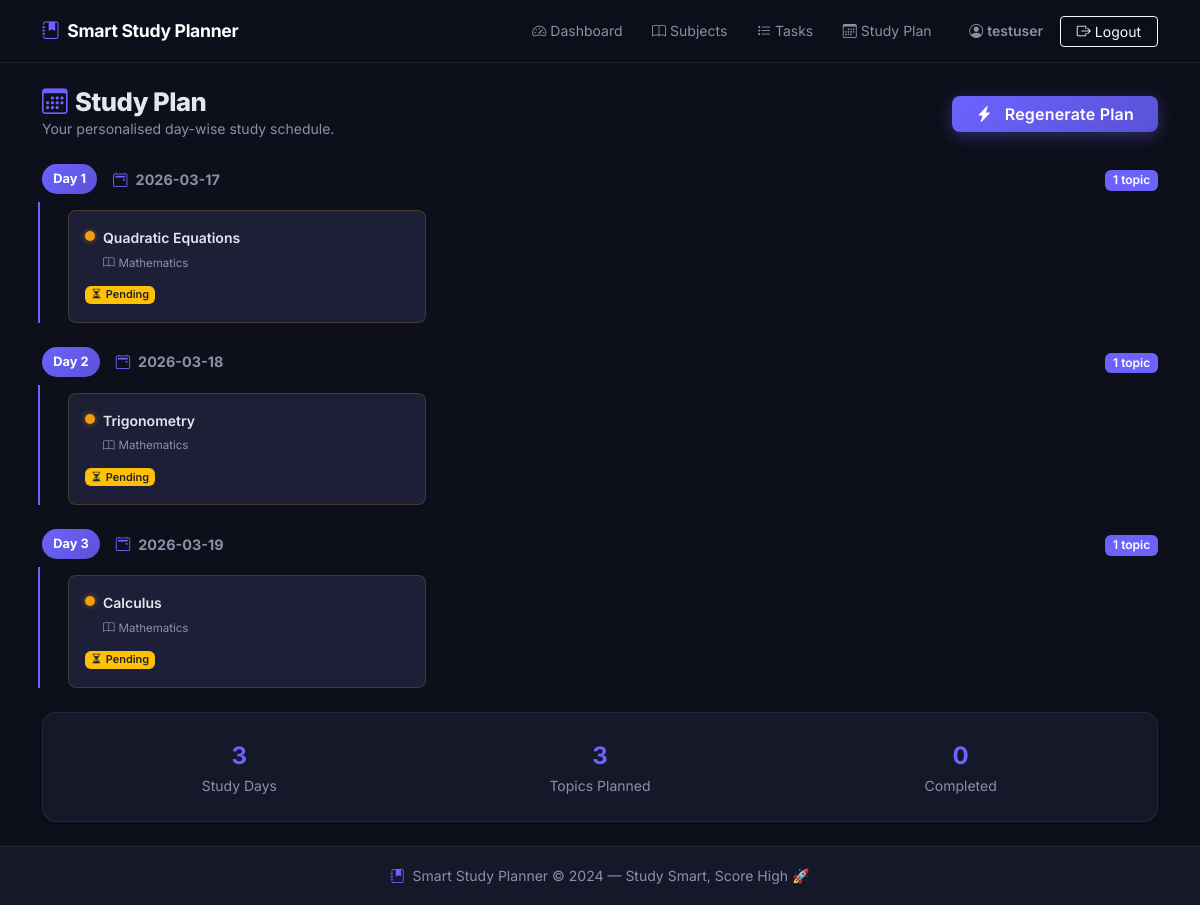
The app's page /plan (signed in) with its own data.
### tables this page shows
CREATE TABLE study_plan (
            id      INTEGER PRIMARY KEY AUTOINCREMENT,
            user_id INTEGER NOT NULL,
            date    TEXT    NOT NULL,
            task_id INTEGER NOT NULL,
            FOREIGN KEY (user_id) REFERENCES users(id) ON DELETE CASCADE,
            FOREIGN KEY (task_id) REFERENCES tasks(id)  ON DELETE CASCADE
        );

CREATE TABLE tasks (
            id         INTEGER PRIMARY KEY AUTOINCREMENT,
            subject_id INTEGER NOT NULL,
            topic_name TEXT    NOT NULL,
            status     TEXT    NOT NULL DEFAULT 'Pending',
            FOREIGN KEY (subject_id) REFERENCES subjects(id) ON DELETE CASCADE
        );

CREATE TABLE subjects (
            id           INTEGER PRIMARY KEY AUTOINCREMENT,
            user_id      INTEGER NOT NULL,
            subject_name TEXT    NOT NULL,
            exam_date    TEXT    NOT NULL,
            FOREIGN KEY (user_id) REFERENCES users(id) ON DELETE CASCADE
        );

### routes/planner.py (the view)
@planner_bp.route('/plan')
@login_required
def study_plan():
    db = get_db()
    plan_entries = db.execute('''
        SELECT sp.date, t.topic_name, t.status, s.subject_name, sp.task_id
        FROM study_plan sp
        JOIN tasks    t  ON sp.task_id    = t.id
        JOIN subjects s  ON t.subject_id  = s.id
        WHERE sp.user_id = ?
        ORDER BY sp.date, s.subject_name
    ''', (session['user_id'],)).fetchall()
    db.close()
    plan_by_date = {}
    for entry in plan_entries:
        entry_date = entry['date']
        if entry_date not in plan_by_date:
            plan_by_date[entry_date] = []
        plan_by_date[entry_date].append(entry)
    return render_template('study_plan.html', plan_by_date=plan_by_date)

### models/db_setup.py (called while the page is built)
def get_db():
    conn = sqlite3.connect(DB_PATH)
    conn.row_factory = sqlite3.Row  # Access columns by name
    conn.execute("PRAGMA foreign_keys = ON")
    return conn

### routes/planner.py (called while the page is built)
def login_required(f):
    from functools import wraps
    @wraps(f)
    def decorated(*args, **kwargs):
        if 'user_id' not in session:
            flash('Please log in to access this page.', 'warning')
            return redirect(url_for('auth.login'))
        return f(*args, **kwargs)
    return decorated

### templates/study_plan.html (shortened to what this page needs)
{% extends "base.html" %}
{% block content %}
<section class="py-4">
  <div class="container">
    <div class="d-flex flex-wrap align-items-center justify-content-between mb-4 gap-3">
      <div>
        <h1 class="page-title mb-0">
          <i class="bi bi-calendar3 text-accent me-2"></i>Study Plan
        </h1>
        <p class="text-muted small mb-0">Your personalised day-wise study schedule.</p>
      </div>
      <form action="{{ url_for('planner.generate_plan') }}" method="POST">
        <button type="submit" class="btn btn-accent px-4"
                onclick="this.innerHTML='<span class=\'spinner-border spinner-border-sm me-2\'></span>Generating…';this.form.submit()">
          <i class="bi bi-lightning-charge-fill me-2"></i>
          {% if plan_by_date %}Regenerate Plan{% else %}Generate Plan{% endif %}
        </button>
      </form>
    </div>
    {% if plan_by_date %}
      <div class="plan-timeline">
        {% set day_num = namespace(value=1) %}
        {% for plan_date, entries in plan_by_date.items() %}
          <div class="plan-day-block mb-4">
            <div class="plan-day-label d-flex align-items-center gap-3 mb-3">
              <div class="plan-day-number">Day {{ day_num.value }}</div>
              <div class="plan-day-date">
                <i class="bi bi-calendar2-event me-1 text-accent"></i>
                <strong>{{ plan_date }}</strong>
              </div>
              <div class="plan-day-count ms-auto">
                <span class="badge bg-accent">{{ entries | length }} topic{{ 's' if entries | length > 1 }}</span>
              </div>
            </div>
            <div class="row g-2 ps-4 border-start border-accent border-2">
              {% for entry in entries %}
                <div class="col-sm-6 col-lg-4">
                  <div class="plan-task-card p-3 rounded-3 h-100
                      {% if entry.status == 'Completed' %}plan-task-done{% else %}plan-task-pending{% endif %}">
                    <div class="d-flex align-items-start gap-2">
                      <span class="task-status-dot flex-shrink-0 mt-1
                          {% if entry.status == 'Completed' %}done{% else %}pending{% endif %}">
                      </span>
                      <div>
                        <div class="fw-semibold small
                            {% if entry.status == 'Completed' %}text-decoration-line-through text-muted{% endif %}">
                          {{ entry.topic_name }}
                        </div>
                        <div class="text-muted mt-1" style="font-size:.72rem;">
                          <i class="bi bi-book me-1"></i>{{ entry.subject_name }}
                        </div>
                      </div>
                    </div>
                    <div class="mt-2">
                      <span class="badge {% if entry.status == 'Completed' %}bg-success{% else %}bg-warning text-dark{% endif %} badge-sm">
                        {% if entry.status == 'Completed' %}
                          <i class="bi bi-check-circle me-1"></i>Completed
                        {% else %}
                          <i class="bi bi-hourglass-split me-1"></i>Pending
                        {% endif %}
                      </span>
                    </div>
                  </div>
                </div>
              {% endfor %}
            </div>
          </div>
          {% set day_num.value = day_num.value + 1 %}
        {% endfor %}
      </div>
      <div class="ssp-card p-4 mt-2">
        <div class="row g-3 text-center">
          <div class="col-4">
            <div class="fw-bold fs-4 text-accent">{{ plan_by_date | length }}</div>
            <div class="text-muted small">Study Days</div>
          </div>
          <div class="col-4">
            {% set total_planned = namespace(v=0) %}
            {% for d, e in plan_by_date.items() %}{% set total_planned.v = total_planned.v + e|length %}{% endfor %}
            <div class="fw-bold fs-4 text-accent">{{ total_planned.v }}</div>
            <div class="text-muted small">Topics Planned</div>
          </div>
          <div class="col-4">
            {% set done_planned = namespace(v=0) %}
            {% for d, e in plan_by_date.items() %}
              {% for t in e %}{% if t.status == 'Completed' %}{% set done_planned.v = done_planned.v + 1 %}{% endif %}{% endfor %}
            {% endfor %}
            <div class="fw-bold fs-4 text-accent">{{ done_planned.v }}</div>
            <div class="text-muted small">Completed</div>
          </div>
        </div>
      </div>
    {% endif %}
  </div>
</section>
{% endblock %}

### templates/base.html (shortened to what this page needs)
<!DOCTYPE html>
<html lang="en">
<head>
  <link rel="stylesheet" href="https://cdn.jsdelivr.net/npm/bootstrap@5.3.2/dist/css/bootstrap.min.css" />
  <link rel="stylesheet" href="https://cdn.jsdelivr.net/npm/bootstrap-icons@1.11.3/font/bootstrap-icons.min.css" />
  <link rel="stylesheet" href="{{ url_for('static', filename='css/style.css') }}" />
</head>
<body>
  <nav class="navbar navbar-expand-lg navbar-dark ssp-navbar sticky-top">
    <div class="container">
      <a class="navbar-brand fw-bold d-flex align-items-center gap-2" href="{{ url_for('index') }}">
        <i class="bi bi-journal-bookmark-fill text-accent"></i>
        Smart Study Planner
      </a>
      <div class="collapse navbar-collapse" id="navMenu">
        <ul class="navbar-nav ms-auto align-items-lg-center gap-1">
          {% if session.get('user_id') %}
            <li class="nav-item">
              <a class="nav-link" href="{{ url_for('dashboard') }}">
                <i class="bi bi-speedometer2 me-1"></i>Dashboard
              </a>
            </li>
            <li class="nav-item">
              <a class="nav-link" href="{{ url_for('subject.subjects') }}">
                <i class="bi bi-book me-1"></i>Subjects
              </a>
            </li>
            <li class="nav-item">
              <a class="nav-link" href="{{ url_for('task.tasks') }}">
                <i class="bi bi-list-task me-1"></i>Tasks
              </a>
            </li>
            <li class="nav-item">
              <a class="nav-link" href="{{ url_for('planner.study_plan') }}">
                <i class="bi bi-calendar3 me-1"></i>Study Plan
              </a>
            </li>
            <li class="nav-item ms-lg-2">
              <a class="nav-link text-accent fw-semibold" href="{{ url_for('auth.profile') }}">
                <i class="bi bi-person-circle me-1"></i>{{ session.get('username') }}
              </a>
            </li>
            <li class="nav-item">
              <a class="btn btn-outline-light btn-sm px-3" href="{{ url_for('auth.logout') }}">
                <i class="bi bi-box-arrow-right me-1"></i>Logout
              </a>
            </li>
          {% endif %}
        </ul>
      </div>
    </div>
  </nav>
  <main class="ssp-main">
    {% block content %}{% endblock %}
  </main>
  <footer class="ssp-footer text-center py-3 mt-auto">
    <small class="text-muted">
      <i class="bi bi-journal-bookmark-fill text-accent me-1"></i>
      Smart Study Planner &copy; {{ 2024 }} &mdash; Study Smart, Score High 🚀
    </small>
  </footer>
</body>
</html>

### static/css/style.css (style rules this page uses)
:root { --accent: #6c63ff; --accent-dark: #5a52d5; --accent-light: rgba(108, 99, 255, 0.12); --bg-base: #0d0f1a; --bg-card: #151828; --bg-card2: #1c1f35; --border: rgba(255,255,255,0.07); --text: #e2e6ef; --text-muted: #8b90a8; --success: #22c55e; --warning: #f59e0b; --danger: #ef4444; --green: #22c55e; --radius: 14px; --radius-sm: 8px; --shadow: 0 8px 32px rgba(0,0,0,0.4); --shadow-sm: 0 2px 12px rgba(0,0,0,0.25); --transition: 0.25s ease; }
*, *::before, *::after { box-sizing: border-box; }
html { scroll-behavior: smooth; }
body { font-family: 'Inter', sans-serif; background-color: var(--bg-base); color: var(--text); min-height: 100vh; display: flex; flex-direction: column; line-height: 1.6; }
.text-accent { color: var(--accent) !important; }
.ssp-navbar { background: rgba(13, 15, 26, 0.9); backdrop-filter: blur(20px); border-bottom: 1px solid var(--border); padding: .75rem 0; }
.ssp-navbar .navbar-brand { font-size: 1.1rem; letter-spacing: -0.3px; }
.ssp-navbar .nav-link { color: var(--text-muted) !important; font-size: .875rem; border-radius: var(--radius-sm); padding: .4rem .8rem !important; transition: color var(--transition), background var(--transition); }
.btn-accent { background: linear-gradient(135deg, var(--accent), var(--accent-dark)); color: #fff !important; border: none; border-radius: var(--radius-sm); font-weight: 600; letter-spacing: 0.2px; box-shadow: 0 4px 16px rgba(108,99,255,0.35); transition: transform var(--transition), box-shadow var(--transition), opacity var(--transition); }
.badge-sm { font-size: .68rem; padding: .3em .55em; }
.bg-accent { background-color: var(--accent) !important; }
.ssp-card { background: var(--bg-card); border: 1px solid var(--border); border-radius: var(--radius); box-shadow: var(--shadow-sm); transition: box-shadow var(--transition); }
.page-title { font-size: 1.6rem; font-weight: 800; letter-spacing: -0.5px; }
.ssp-footer { background: var(--bg-card); border-top: 1px solid var(--border); margin-top: auto; }
.ssp-main { flex: 1; }
.task-status-dot { width: 10px; height: 10px; border-radius: 50%; flex-shrink: 0; }
.task-status-dot.pending { background: var(--warning); box-shadow: 0 0 6px rgba(245,158,11,0.5); }
.plan-day-label { align-items: center; }
.plan-day-number { background: linear-gradient(135deg, var(--accent), var(--accent-dark)); color: #fff; font-weight: 700; font-size: .8rem; padding: .3rem .7rem; border-radius: 99px; white-space: nowrap; }
.plan-day-date { font-size: .9rem; color: var(--text-muted); }
.border-accent { border-color: var(--accent) !important; }
.plan-task-card { border: 1px solid var(--border); background: var(--bg-card2); transition: transform var(--transition), box-shadow var(--transition); }
.plan-task-pending { border-color: rgba(245,158,11,0.2) !important; }
.btn-accent { animation: pulseGlow 3s ease-in-out infinite; }
.text-muted { color: var(--text-muted) !important; }
.badge { font-weight: 600; }

### records on screen
study_plan: value "1", date "2026-03-17", entries "1", topic_name "Quadratic Equations", subject_name "Mathematics"
study_plan: value "2", date "2026-03-18", entries "1", topic_name "Trigonometry", subject_name "Mathematics"
study_plan: value "3", date "2026-03-19", entries "1", topic_name "Calculus", subject_name "Mathematics"

### other values on screen
{{ session.get('username') }} "testuser"
{{ plan_by_date | length }} "3"
{{ total_planned.v }} "3"
{{ done_planned.v }} "0"
{{ 2024 }} "2024"
